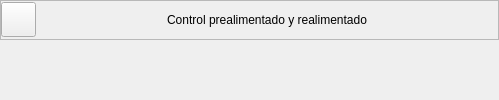
                <widget class="QWidget" name="sk_U3_T5">
                 <layout class="QVBoxLayout" name="verticalLayout_42">
                  <property name="spacing">
                   <number>5</number>
                  </property>
                  <property name="leftMargin">
                   <number>0</number>
                  </property>
                  <property name="topMargin">
                   <number>0</number>
                  </property>
                  <property name="rightMargin">
                   <number>0</number>
                  </property>
                  <property name="bottomMargin">
                   <number>0</number>
                  </property>
                  <item>
                   <widget class="QFrame" name="frame_42">
                    <property name="minimumSize">
                     <size>
                      <width>0</width>
                      <height>35</height>
                     </size>
                    </property>
                    <property name="maximumSize">
                     <size>
                      <width>16777215</width>
                      <height>40</height>
                     </size>
                    </property>
                    <property name="frameShape">
                     <enum>QFrame::StyledPanel</enum>
                    </property>
                    <property name="frameShadow">
                     <enum>QFrame::Raised</enum>
                    </property>
                    <layout class="QHBoxLayout" name="horizontalLayout_21">
                     <property name="spacing">
                      <number>0</number>
                     </property>
                     <property name="sizeConstraint">
                      <enum>QLayout::SetDefaultConstraint</enum>
                     </property>
                     <property name="leftMargin">
                      <number>0</number>
                     </property>
                     <property name="topMargin">
                      <number>0</number>
                     </property>
                     <property name="rightMargin">
                      <number>0</number>
                     </property>
                     <property name="bottomMargin">
                      <number>0</number>
                     </property>
                     <item>
                      <widget class="QPushButton" name="bt_return_17">
                       <property name="minimumSize">
                        <size>
                         <width>35</width>
                         <height>35</height>
                        </size>
                       </property>
                       <property name="maximumSize">
                        <size>
                         <width>35</width>
                         <height>35</height>
                        </size>
                       </property>
                       <property name="text">
                        <string/>
                       </property>
                       <property name="icon">
                        <iconset>
                         <normaloff>resources/images/MainWindow/return.svg</normaloff>resources/images/MainWindow/return.svg</iconset>
                       </property>
                       <property name="iconSize">
                        <size>
                         <width>35</width>
                         <height>35</height>
                        </size>
                       </property>
                      </widget>
                     </item>
                     <item>
                      <spacer name="horizontalSpacer_37">
                       <property name="orientation">
                        <enum>Qt::Horizontal</enum>
                       </property>
                       <property name="sizeHint" stdset="0">
                        <size>
                         <width>131</width>
                         <height>20</height>
                        </size>
                       </property>
                      </spacer>
                     </item>
                     <item>
                      <widget class="QLabel" name="label_20">
                       <property name="text">
                        <string>Control prealimentado y realimentado</string>
                       </property>
                       <property name="alignment">
                        <set>Qt::AlignCenter</set>
                       </property>
                      </widget>
                     </item>
                     <item>
                      <spacer name="horizontalSpacer_38">
                       <property name="orientation">
                        <enum>Qt::Horizontal</enum>
                       </property>
                       <property name="sizeHint" stdset="0">
                        <size>
                         <width>131</width>
                         <height>20</height>
                        </size>
                       </property>
                      </spacer>
                     </item>
                    </layout>
                   </widget>
                  </item>
                  <item>
                   <widget class="ContenidosTemas" name="U3_T5" native="true"/>
                  </item>
                 </layout>
                </widget>
